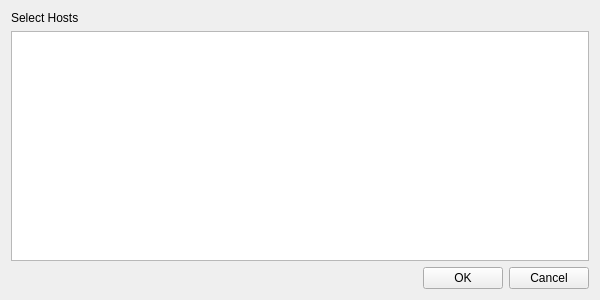
<?xml version="1.0" encoding="UTF-8"?>
<ui version="4.0">
 <class>DEV9DnsHostDialog</class>
 <widget class="QWidget" name="DEV9DnsHostDialog">
  <property name="geometry">
   <rect>
    <x>0</x>
    <y>0</y>
    <width>600</width>
    <height>300</height>
   </rect>
  </property>
  <property name="windowTitle">
   <string>Network DNS Hosts Import/Export</string>
  </property>
  <layout class="QVBoxLayout" name="verticalLayout">
   <item>
    <widget class="QLabel" name="label">
     <property name="text">
      <string>Select Hosts</string>
     </property>
     <property name="buddy">
      <cstring>hostList</cstring>
     </property>
    </widget>
   </item>
   <item>
    <widget class="QTableView" name="hostList">
     <attribute name="horizontalHeaderHighlightSections">
      <bool>false</bool>
     </attribute>
     <attribute name="verticalHeaderVisible">
      <bool>false</bool>
     </attribute>
    </widget>
   </item>
   <item>
    <layout class="QHBoxLayout" name="horizontalLayout">
     <item>
      <spacer name="horizontalSpacer">
       <property name="orientation">
        <enum>Qt::Orientation::Horizontal</enum>
       </property>
       <property name="sizeHint" stdset="0">
        <size>
         <width>40</width>
         <height>20</height>
        </size>
       </property>
      </spacer>
     </item>
     <item>
      <widget class="QPushButton" name="btnOK">
       <property name="text">
        <string>OK</string>
       </property>
      </widget>
     </item>
     <item>
      <widget class="QPushButton" name="btnCancel">
       <property name="text">
        <string>Cancel</string>
       </property>
      </widget>
     </item>
    </layout>
   </item>
  </layout>
 </widget>
 <tabstops>
  <tabstop>hostList</tabstop>
  <tabstop>btnOK</tabstop>
  <tabstop>btnCancel</tabstop>
 </tabstops>
 <resources/>
 <connections/>
</ui>
